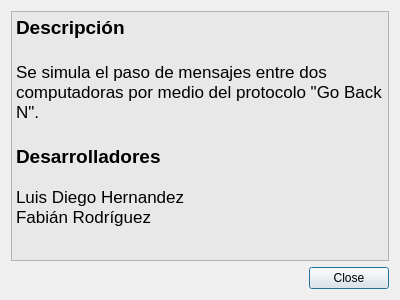
<?xml version="1.0" encoding="UTF-8"?>
<ui version="4.0">
 <class>About</class>
 <widget class="QDialog" name="About">
  <property name="geometry">
   <rect>
    <x>0</x>
    <y>0</y>
    <width>400</width>
    <height>300</height>
   </rect>
  </property>
  <property name="minimumSize">
   <size>
    <width>400</width>
    <height>300</height>
   </size>
  </property>
  <property name="maximumSize">
   <size>
    <width>400</width>
    <height>300</height>
   </size>
  </property>
  <property name="windowTitle">
   <string>Dialog</string>
  </property>
  <layout class="QVBoxLayout" name="verticalLayout">
   <item>
    <widget class="QTextBrowser" name="textBrowser">
     <property name="styleSheet">
      <string notr="true">background-color: rgb(232, 232, 232);</string>
     </property>
     <property name="html">
      <string>&lt;!DOCTYPE HTML PUBLIC &quot;-//W3C//DTD HTML 4.0//EN&quot; &quot;http://www.w3.org/TR/REC-html40/strict.dtd&quot;&gt;
&lt;html&gt;&lt;head&gt;&lt;meta name=&quot;qrichtext&quot; content=&quot;1&quot; /&gt;&lt;style type=&quot;text/css&quot;&gt;
p, li { white-space: pre-wrap; }
&lt;/style&gt;&lt;/head&gt;&lt;body style=&quot; font-family:'.Helvetica Neue DeskInterface'; font-size:13pt; font-weight:400; font-style:normal;&quot;&gt;
&lt;p style=&quot; margin-top:0px; margin-bottom:0px; margin-left:0px; margin-right:0px; -qt-block-indent:0; text-indent:0px;&quot;&gt;&lt;span style=&quot; font-size:14pt; font-weight:600;&quot;&gt;Descripción&lt;/span&gt;&lt;/p&gt;
&lt;p style=&quot;-qt-paragraph-type:empty; margin-top:0px; margin-bottom:0px; margin-left:0px; margin-right:0px; -qt-block-indent:0; text-indent:0px; font-size:14pt; font-weight:600;&quot;&gt;&lt;br /&gt;&lt;/p&gt;
&lt;p style=&quot; margin-top:0px; margin-bottom:0px; margin-left:0px; margin-right:0px; -qt-block-indent:0; text-indent:0px;&quot;&gt;Se simula el paso de mensajes entre dos computadoras por medio del protocolo &amp;quot;Go Back N&amp;quot;.&lt;/p&gt;
&lt;p style=&quot;-qt-paragraph-type:empty; margin-top:0px; margin-bottom:0px; margin-left:0px; margin-right:0px; -qt-block-indent:0; text-indent:0px; font-size:14pt; font-weight:600;&quot;&gt;&lt;br /&gt;&lt;/p&gt;
&lt;p style=&quot; margin-top:0px; margin-bottom:0px; margin-left:0px; margin-right:0px; -qt-block-indent:0; text-indent:0px;&quot;&gt;&lt;span style=&quot; font-size:14pt; font-weight:600;&quot;&gt;Desarrolladores&lt;br /&gt;&lt;/span&gt;&lt;/p&gt;
&lt;p style=&quot; margin-top:0px; margin-bottom:0px; margin-left:0px; margin-right:0px; -qt-block-indent:0; text-indent:0px;&quot;&gt;Luis Diego Hernandez&lt;/p&gt;
&lt;p style=&quot; margin-top:0px; margin-bottom:0px; margin-left:0px; margin-right:0px; -qt-block-indent:0; text-indent:0px;&quot;&gt;Fabián Rodríguez&lt;/p&gt;&lt;/body&gt;&lt;/html&gt;</string>
     </property>
    </widget>
   </item>
   <item>
    <layout class="QHBoxLayout" name="horizontalLayout">
     <item>
      <spacer name="horizontalSpacer">
       <property name="orientation">
        <enum>Qt::Horizontal</enum>
       </property>
       <property name="sizeHint" stdset="0">
        <size>
         <width>40</width>
         <height>20</height>
        </size>
       </property>
      </spacer>
     </item>
     <item>
      <widget class="QPushButton" name="pushButton">
       <property name="text">
        <string>Close</string>
       </property>
      </widget>
     </item>
    </layout>
   </item>
  </layout>
 </widget>
 <resources/>
 <connections/>
</ui>
